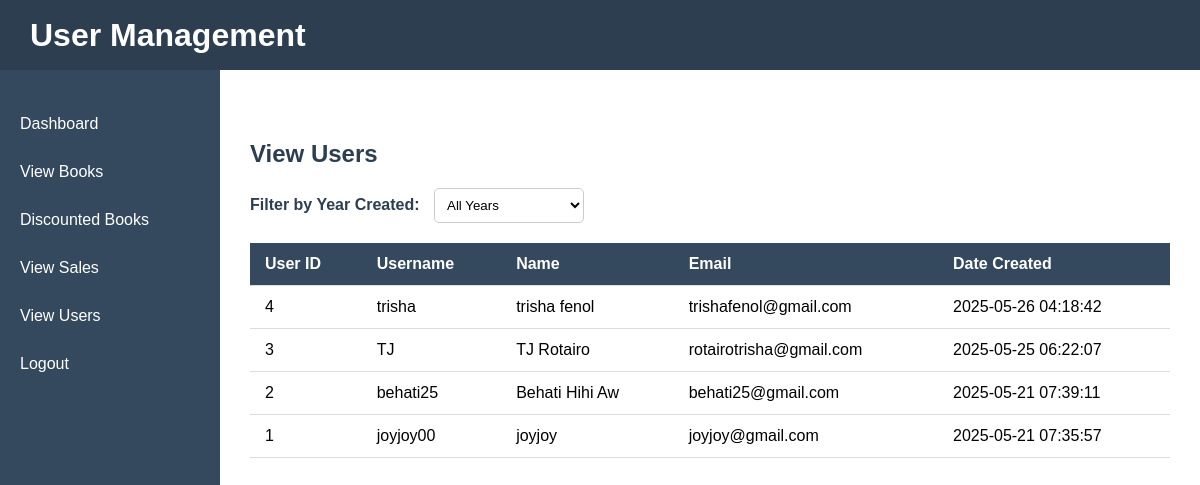
The app's page /view_users.php with its own data.
### tables this page shows
CREATE TABLE `users` (
  `user_id` int(11) NOT NULL,
  `username` varchar(50) NOT NULL,
  `password` varchar(255) NOT NULL,
  `name` varchar(100) NOT NULL,
  `email` varchar(100) NOT NULL,
  `role` varchar(20) NOT NULL DEFAULT 'user',
  `created_at` timestamp NOT NULL DEFAULT current_timestamp()
);

### view_users.php (the view, shortened to what this page needs)
<?php
include 'database.php';
?>
<!DOCTYPE html>
<html lang="en">
<head>
</head>
<body>
  <div class="header">
    <h1>User Management</h1>
  </div>
  <div class="container">
    <div class="sidebar">
      <a href="dashboard.php">Dashboard</a>
      <a href="view_books.php">View Books</a>
      <a href="discounted_books.php">Discounted Books</a>
      <a href="view_sales.php">View Sales</a>
      <a href="view_users.php">View Users</a>
      <a href="logout.php" onclick="return confirmLogout()">Logout</a>
</div>
    <main class="main">
      <h2>View Users</h2>
      <div class="filter-bar">
        <label for="yearFilter">Filter by Year Created:</label>
        <select id="yearFilter" onchange="filterTable()">
          <option value="">All Years</option>
        </select>
      </div>
      <table id="usersTable">
        <thead>
          <tr>
            <th>User ID</th>
            <th>Username</th>
            <th>Name</th>
            <th>Email</th>
            <th>Date Created</th>
          </tr>
        </thead>
        <tbody>
          <?php
          $sql = "SELECT user_id, username, name, email, created_at FROM users ORDER BY created_at DESC";
          $result = mysqli_query($conn, $sql);
          if (mysqli_num_rows($result) > 0):
            while($row = mysqli_fetch_assoc($result)):
          ?>
            <tr>
              <td><?= htmlspecialchars($row['user_id']) ?></td>
              <td><?= htmlspecialchars($row['username']) ?></td>
              <td><?= htmlspecialchars($row['name']) ?></td>
              <td><?= htmlspecialchars($row['email']) ?></td>
              <td><?= htmlspecialchars($row['created_at']) ?></td>
            </tr>
          <?php
            endwhile;
          else:
          ?>
            <tr>
              <td colspan="5" style="text-align:center;">No users found.</td>
            </tr>
          <?php endif; ?>
        </tbody>
      </table>
    </main>
  </div>
</body>
</html>

### view_users.php (style rules this page uses)
* { box-sizing: border-box; }
body { font-family: Arial, sans-serif; background: #f9f9f9; margin: 0; padding: 0; height: 100vh; overflow: hidden; display: flex; flex-direction: column; }
.header { position: fixed; top: 0; left: 0; right: 0; height: 70px; background-color: #2c3e50; color: white; padding: 20px 30px; display: flex; align-items: center; z-index: 1000; }
.container { display: flex; flex-grow: 1; margin-top: 70px; height: calc(100vh - 70px); }
.sidebar { position: fixed; top: 70px; left: 0; width: 220px; height: calc(100vh - 70px); background: #34495e; padding-top: 30px; overflow: auto; }
.sidebar a { display: block; color: white; padding: 15px 20px; text-decoration: none; transition: background-color 0.3s; }
.main { margin-left: 220px; padding: 30px; overflow-y: auto; flex-grow: 1; background: #fff; }
.main h2 { margin-top: 40px; color: #2c3e50; }
.filter-bar { margin-bottom: 20px; }
.filter-bar label { font-weight: bold; margin-right: 10px; color: #2c3e50; }
.filter-bar select { padding: 8px; border: 1px solid #ccc; border-radius: 5px; background: white; cursor: pointer; min-width: 150px; }
table { width: 100%; border-collapse: collapse; background: white; }
th, td { padding: 12px 15px; border-bottom: 1px solid #ddd; text-align: left; }
th { background-color: #34495e; color: white; position: sticky; top: 0; z-index: 10; }
td { word-wrap: break-word; max-width: 250px; }

### records on screen
users: user_id "4", username "trisha", name "trisha fenol", email "trishafenol@gmail.com", created_at "2025-05-26 04:18:42"
users: user_id "3", username "TJ", name "TJ Rotairo", email "rotairotrisha@gmail.com", created_at "2025-05-25 06:22:07"
users: user_id "2", username "behati25", name "Behati Hihi Aw", email "behati25@gmail.com", created_at "2025-05-21 07:39:11"
users: user_id "1", username "joyjoy00", name "joyjoy", email "joyjoy@gmail.com", created_at "2025-05-21 07:35:57"
